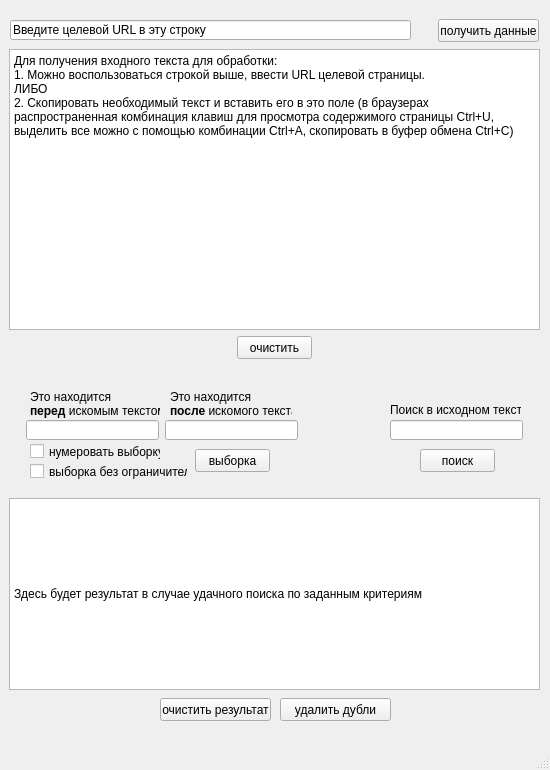
<?xml version="1.0" encoding="UTF-8"?>
<ui version="4.0">
 <class>MainWindow</class>
 <widget class="QMainWindow" name="MainWindow">
  <property name="geometry">
   <rect>
    <x>0</x>
    <y>0</y>
    <width>550</width>
    <height>770</height>
   </rect>
  </property>
  <property name="windowTitle">
   <string>Дергач</string>
  </property>
  <widget class="QWidget" name="centralwidget">
   <widget class="QPushButton" name="pushButton">
    <property name="geometry">
     <rect>
      <x>195</x>
      <y>449</y>
      <width>75</width>
      <height>23</height>
     </rect>
    </property>
    <property name="text">
     <string>выборка</string>
    </property>
   </widget>
   <widget class="QPlainTextEdit" name="plainTextEdit">
    <property name="geometry">
     <rect>
      <x>9</x>
      <y>49</y>
      <width>531</width>
      <height>281</height>
     </rect>
    </property>
    <property name="plainText">
     <string>Для получения входного текста для обработки: 
1. Можно воспользоваться строкой выше, ввести URL целевой страницы.
ЛИБО
2. Скопировать необходимый текст и вставить его в это поле (в браузерах распространенная комбинация клавиш для просмотра содержимого страницы Ctrl+U, выделить все можно с помощью комбинации Ctrl+A, скопировать в буфер обмена Ctrl+С) </string>
    </property>
   </widget>
   <widget class="QPushButton" name="pushButton_2">
    <property name="geometry">
     <rect>
      <x>420</x>
      <y>449</y>
      <width>75</width>
      <height>23</height>
     </rect>
    </property>
    <property name="text">
     <string>поиск</string>
    </property>
   </widget>
   <widget class="QLineEdit" name="lineEdit">
    <property name="geometry">
     <rect>
      <x>26</x>
      <y>420</y>
      <width>133</width>
      <height>20</height>
     </rect>
    </property>
   </widget>
   <widget class="QLineEdit" name="lineEdit_2">
    <property name="geometry">
     <rect>
      <x>165</x>
      <y>420</y>
      <width>133</width>
      <height>20</height>
     </rect>
    </property>
   </widget>
   <widget class="QLineEdit" name="lineEdit_3">
    <property name="geometry">
     <rect>
      <x>390</x>
      <y>420</y>
      <width>133</width>
      <height>20</height>
     </rect>
    </property>
   </widget>
   <widget class="QPlainTextEdit" name="plainTextEdit_2">
    <property name="geometry">
     <rect>
      <x>9</x>
      <y>498</y>
      <width>531</width>
      <height>192</height>
     </rect>
    </property>
    <property name="plainText">
     <string>





Здесь будет результат в случае удачного поиска по заданным критериям</string>
    </property>
   </widget>
   <widget class="QPushButton" name="pushButton_3">
    <property name="geometry">
     <rect>
      <x>280</x>
      <y>698</y>
      <width>111</width>
      <height>23</height>
     </rect>
    </property>
    <property name="text">
     <string>удалить дубли</string>
    </property>
   </widget>
   <widget class="QCheckBox" name="checkBox">
    <property name="geometry">
     <rect>
      <x>30</x>
      <y>443</y>
      <width>131</width>
      <height>17</height>
     </rect>
    </property>
    <property name="text">
     <string>нумеровать выборку</string>
    </property>
   </widget>
   <widget class="QPushButton" name="pushButton_5">
    <property name="geometry">
     <rect>
      <x>160</x>
      <y>698</y>
      <width>111</width>
      <height>23</height>
     </rect>
    </property>
    <property name="text">
     <string>очистить результат</string>
    </property>
   </widget>
   <widget class="QPushButton" name="pushButton_6">
    <property name="geometry">
     <rect>
      <x>237</x>
      <y>336</y>
      <width>75</width>
      <height>23</height>
     </rect>
    </property>
    <property name="text">
     <string>очистить</string>
    </property>
   </widget>
   <widget class="QLineEdit" name="lineEdit_4">
    <property name="geometry">
     <rect>
      <x>10</x>
      <y>20</y>
      <width>401</width>
      <height>20</height>
     </rect>
    </property>
    <property name="toolTip">
     <string/>
    </property>
    <property name="whatsThis">
     <string/>
    </property>
    <property name="text">
     <string>Введите целевой URL в эту строку</string>
    </property>
    <property name="placeholderText">
     <string/>
    </property>
   </widget>
   <widget class="QPushButton" name="pushButton_7">
    <property name="geometry">
     <rect>
      <x>438</x>
      <y>19</y>
      <width>101</width>
      <height>23</height>
     </rect>
    </property>
    <property name="text">
     <string>получить данные</string>
    </property>
   </widget>
   <widget class="QLabel" name="label">
    <property name="geometry">
     <rect>
      <x>30</x>
      <y>389</y>
      <width>130</width>
      <height>31</height>
     </rect>
    </property>
    <property name="text">
     <string>&lt;html&gt;&lt;head/&gt;&lt;body&gt;&lt;p&gt;Это находится &lt;br/&gt;&lt;span style=&quot; font-weight:600;&quot;&gt;перед&lt;/span&gt; искомым текстом&lt;/p&gt;&lt;/body&gt;&lt;/html&gt;</string>
    </property>
   </widget>
   <widget class="QLabel" name="label_2">
    <property name="geometry">
     <rect>
      <x>170</x>
      <y>389</y>
      <width>122</width>
      <height>31</height>
     </rect>
    </property>
    <property name="text">
     <string>&lt;html&gt;&lt;head/&gt;&lt;body&gt;&lt;p&gt;Это находится &lt;br/&gt;&lt;span style=&quot; font-weight:600;&quot;&gt;после&lt;/span&gt; искомого текста&lt;/p&gt;&lt;/body&gt;&lt;/html&gt;</string>
    </property>
   </widget>
   <widget class="QLabel" name="label_3">
    <property name="geometry">
     <rect>
      <x>390</x>
      <y>400</y>
      <width>131</width>
      <height>20</height>
     </rect>
    </property>
    <property name="text">
     <string>&lt;html&gt;&lt;head/&gt;&lt;body&gt;&lt;p&gt;Поиск в исходном тексте&lt;/p&gt;&lt;/body&gt;&lt;/html&gt;</string>
    </property>
   </widget>
   <widget class="QCheckBox" name="checkBox_2">
    <property name="geometry">
     <rect>
      <x>30</x>
      <y>463</y>
      <width>158</width>
      <height>17</height>
     </rect>
    </property>
    <property name="text">
     <string>выборка без ограничителя</string>
    </property>
   </widget>
  </widget>
  <widget class="QMenuBar" name="menubar">
   <property name="geometry">
    <rect>
     <x>0</x>
     <y>0</y>
     <width>550</width>
     <height>21</height>
    </rect>
   </property>
  </widget>
  <widget class="QStatusBar" name="statusbar"/>
 </widget>
 <resources/>
 <connections/>
</ui>
